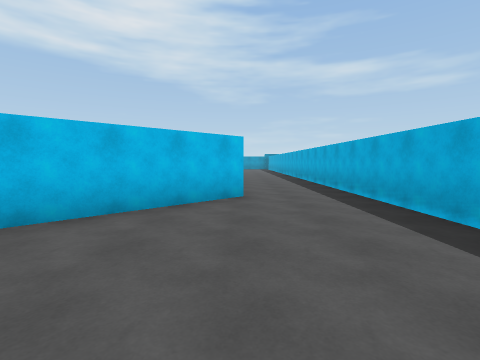
[1] (above)

24 first-person views from a walk through a 3-D level made in the Unity game engine. The camera is 1.4 m above the floor, tilts 4° down and sees 85° across. The floor is counted in squares, 2 m on a side. Each view is taken from the middle of a square. On the plan, view 1 faces up. The plan holds only what a view shows up to about 9 squares ahead; the rest is blank. The player character is not drawn.

[2]
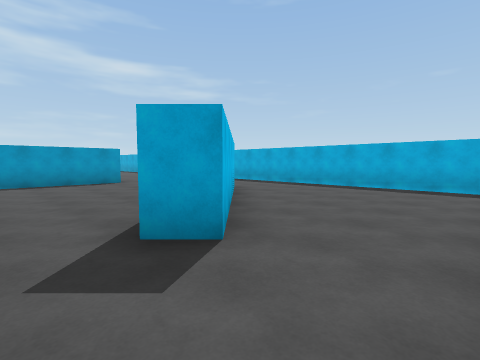

[3]
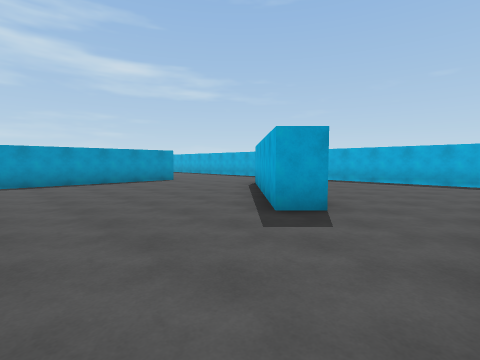

[4]
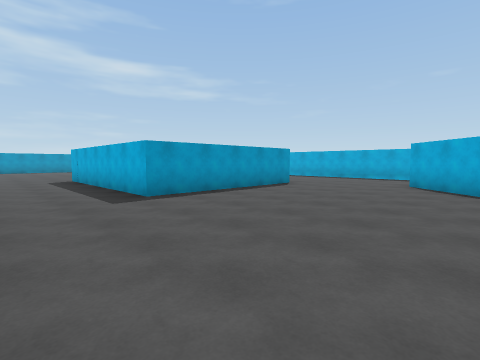

[5]
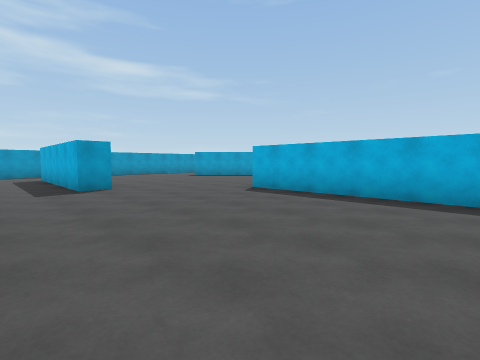

[6]
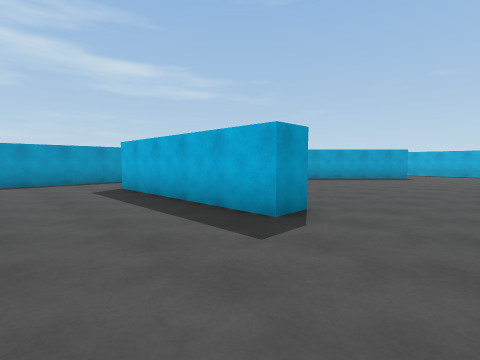

[7]
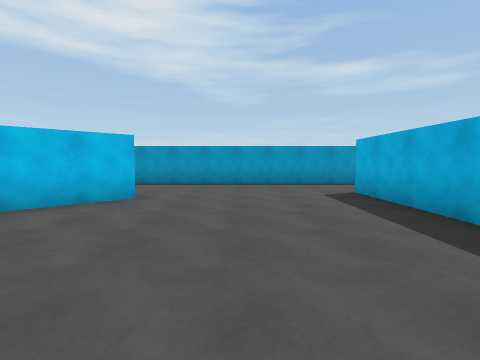

[8]
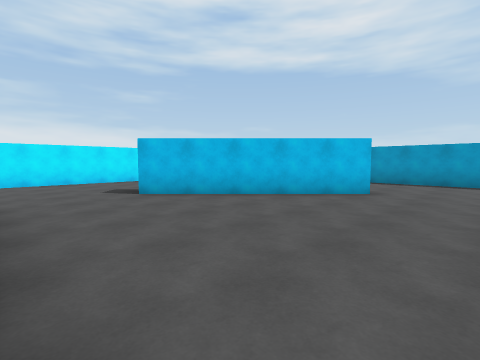

[9]
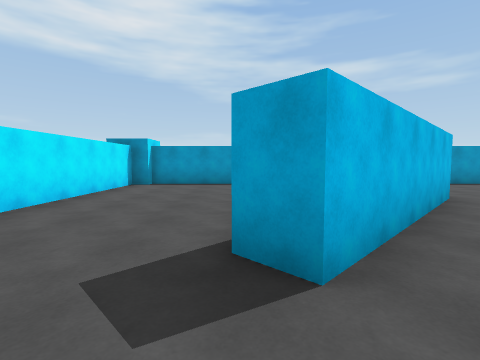

[10]
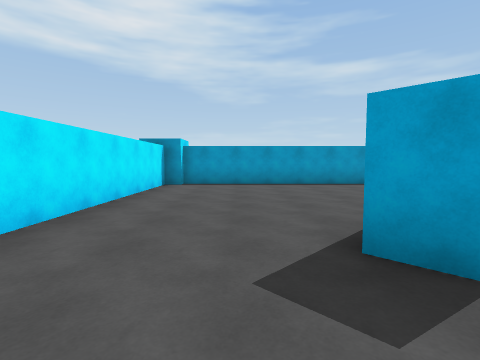

[11]
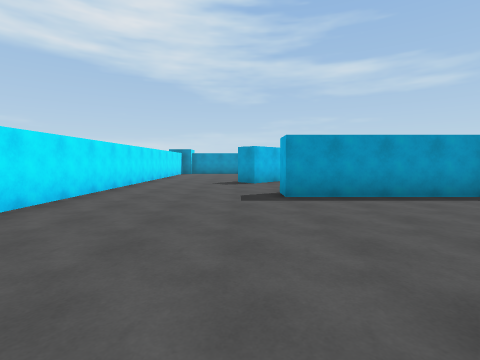

[12]
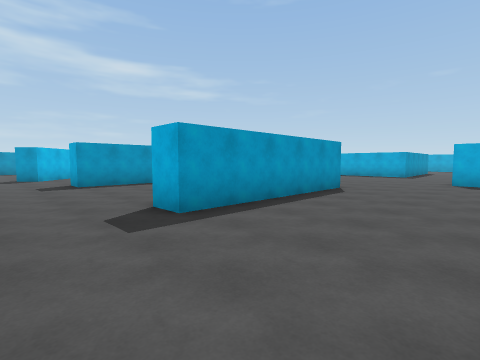

[13]
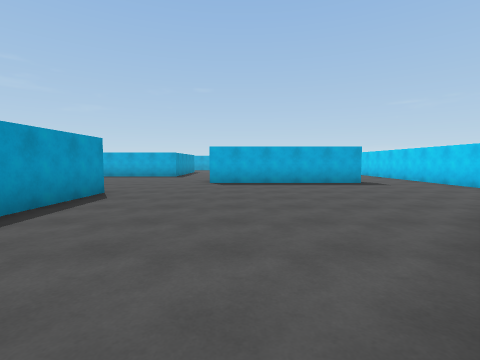

[14]
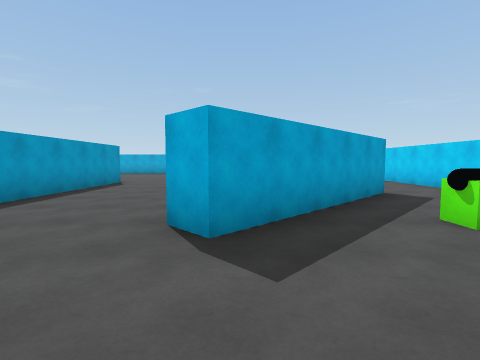

[15]
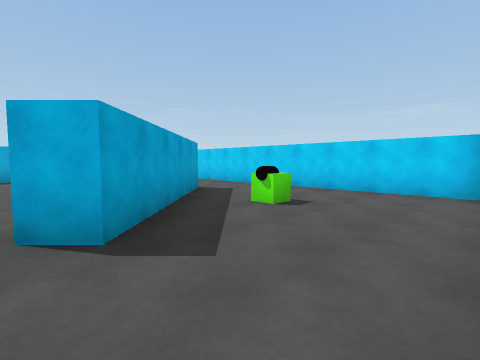

[16]
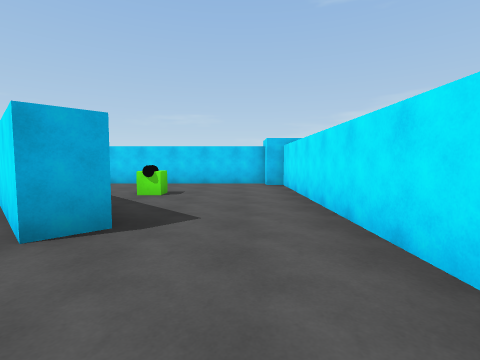

[17]
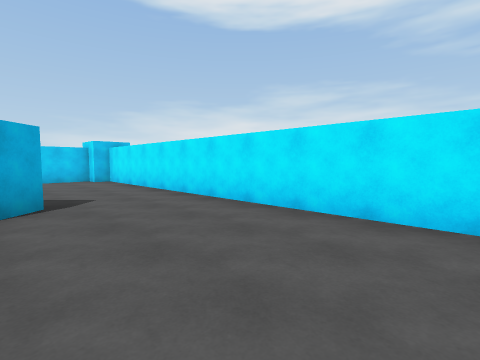

[18]
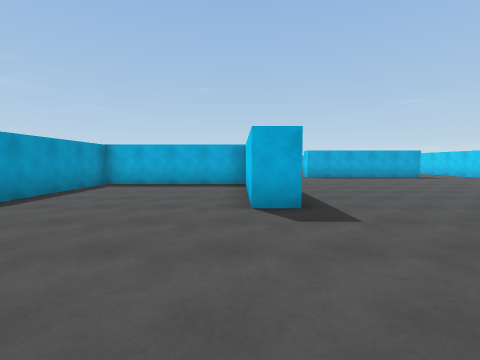

[19]
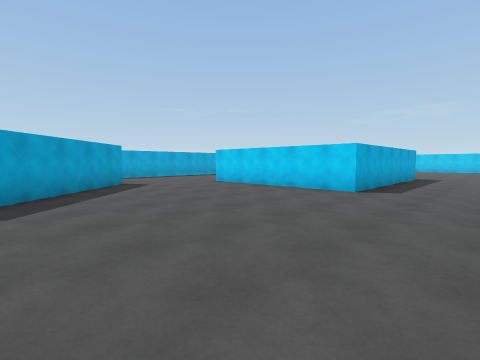

[20]
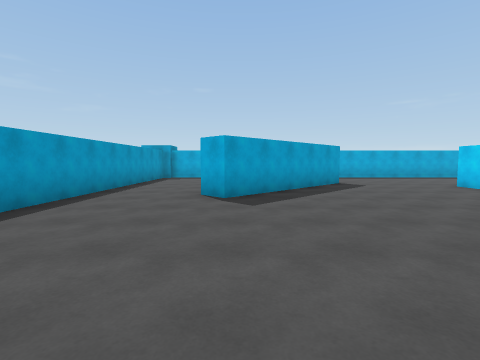

[21]
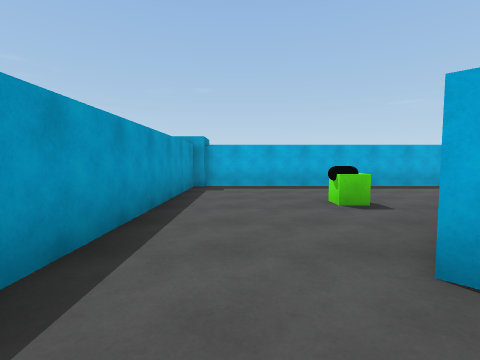

[22]
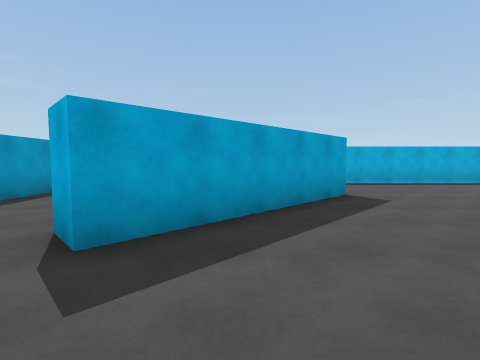

[23]
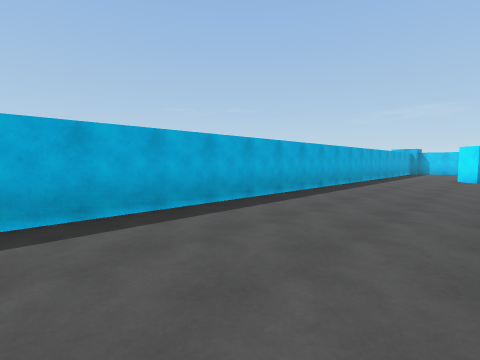

[24]
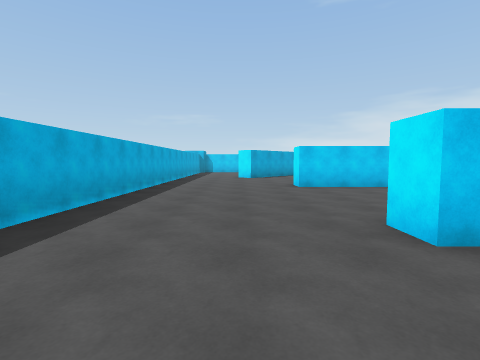

### Floor plan
Points are (right, up) in squares from view 1. A wall is a line through its corners. A room is listed if a view was taken in it or the views show most of it. See-through windows are left out.
Room 1 (view 1)
walls: (2.6, 0.2) (2.6, 4.4); (0.1, 5.3) (-3.5, 1.7)
ways out: opening at (-3.5, 0.5) to room 2; opening at (1.5, 5) to room 2
Room 2 (views 2, 3, 4, 5, 6, 7, 8, 9, 10, 11, 12, 13, 14, 15, 16, 17, 18, 19, 20, 21, 22, 23, 24)
walls: (-9.5, 17) (-10.4, 17) (-10.4, 22); (-13, 9.1) (-18.1, 9.1) (-18.1, 9.8) (-14.5, 9.8); (-13.9, 9.8) (-13.9, 14.2) (-18.1, 14.2) (-18.1, 15); (-4.1, 9.8) (-1.6, 9.8) (-1.6, 9.1) (-6.6, 9.1) (-6.6, 14.9) (-1.6, 14.9) (-1.6, 14.1); (-14.9, 21) (-18.5, 17.4) (-19.1, 18.1); (-0.4, 17.7) (-4, 21.3) (-3.4, 21.9); (-10.4, 1.9) (-10.4, 7); (-9.2, 24.3) (-21.9, 24.3); (-22.3, 9.9) (-22.3, 0.2) (-21.8, 0.2) (-21.8, -0.4) (-10, -0.4); (-16.1, 1.7) (-19.7, 5.3) (-19.1, 5.8) (-17.4, 4.1); (-3.5, 1.7) (-4, 2.3) (-0.5, 5.8) (0.1, 5.3); (2.6, 4.4) (2.6, 24); (-21.8, 24) (-22.3, 24) (-22.3, 12.5); (2.3, 23.9) (2.3, 24.3) (-5.5, 24.3)
ways out: opening at (-3.5, 0.5) to room 1; opening at (1.5, 5) to room 1
objects: other object (-19, 2); other object (-1, 21)

Where each view was taken, in squares from view 1:
view 1: 0 up, 0 right, facing up
view 2: 0 up, 5 left, facing up-right
view 3: 0 up, 7 left, facing up-right
view 4: 4 up, 9 left, facing up-right
view 5: 10 up, 12 left, facing up-right
view 6: 15 up, 13 left, facing up-right
view 7: 16 up, 13 left, facing up
view 8: 15 up, 13 left, facing up-left
view 9: 16 up, 19 left, facing up
view 10: 16 up, 20 left, facing up
view 11: 9 up, 19 left, facing up
view 12: 6 up, 20 left, facing up-right
view 13: 6 up, 19 left, facing right
view 14: 5 up, 22 left, facing right
view 15: 6 up, 22 left, facing down-right
view 16: 8 up, 21 left, facing down
view 17: 10 up, 19 left, facing down-left
view 18: 10 up, 22 left, facing right
view 19: 21 up, 9 left, facing down-right
view 20: 21 up, 9 left, facing right
view 21: 23 up, 5 left, facing right
view 22: 20 up, 6 left, facing right
view 23: 17 up, 1 left, facing down-right
view 24: 17 up, 0 right, facing down
